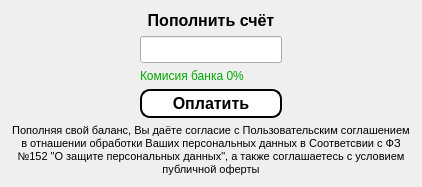
    <widget class="QWidget" name="replenishmentWidget" native="true">
     <property name="sizePolicy">
      <sizepolicy hsizetype="Fixed" vsizetype="Preferred">
       <horstretch>0</horstretch>
       <verstretch>0</verstretch>
      </sizepolicy>
     </property>
     <property name="styleSheet">
      <string notr="true">#replenishmentWidget
{
    border: 2px solid black; 
    border-radius: 10px;
}</string>
     </property>
     <layout class="QGridLayout" name="gridLayout_2">
      <item row="1" column="1">
       <widget class="QLineEdit" name="lineEdit">
        <property name="sizePolicy">
         <sizepolicy hsizetype="Fixed" vsizetype="Fixed">
          <horstretch>0</horstretch>
          <verstretch>0</verstretch>
         </sizepolicy>
        </property>
        <property name="font">
         <font>
          <family>Segoe UI</family>
          <pointsize>12</pointsize>
         </font>
        </property>
       </widget>
      </item>
      <item row="4" column="0" colspan="3">
       <widget class="QLabel" name="labelInformation">
        <property name="font">
         <font>
          <family>Segoe UI</family>
          <pointsize>8</pointsize>
         </font>
        </property>
        <property name="text">
         <string>Пополняя свой баланс, Вы даёте согласие с Пользовательским соглашением в отнашении обработки Ваших персональных данных в Соответсвии с ФЗ №152 &quot;О защите персональных данных&quot;, а также соглашаетесь с условием публичной оферты</string>
        </property>
        <property name="alignment">
         <set>Qt::AlignCenter</set>
        </property>
        <property name="wordWrap">
         <bool>true</bool>
        </property>
       </widget>
      </item>
      <item row="1" column="2">
       <spacer name="horizontalSpacer_4">
        <property name="orientation">
         <enum>Qt::Horizontal</enum>
        </property>
        <property name="sizeHint" stdset="0">
         <size>
          <width>123</width>
          <height>20</height>
         </size>
        </property>
       </spacer>
      </item>
      <item row="3" column="1">
       <widget class="QPushButton" name="buttonPay">
        <property name="font">
         <font>
          <family>Segoe UI</family>
          <pointsize>12</pointsize>
          <weight>75</weight>
          <bold>true</bold>
         </font>
        </property>
        <property name="styleSheet">
         <string notr="true">QPushButton {
	background-color: white;
    border: 2px solid black; 
    border-radius: 10px;
    border-radius: 10px;
    padding: 3px;
	color: black;
}

QPushButton:hover {
    background-color: rgb(100, 88, 255);
}

QPushButton:pressed {
	background-color: rgba(220, 60, 190, 255);
}</string>
        </property>
        <property name="text">
         <string>Оплатить</string>
        </property>
       </widget>
      </item>
      <item row="1" column="0">
       <spacer name="horizontalSpacer_3">
        <property name="orientation">
         <enum>Qt::Horizontal</enum>
        </property>
        <property name="sizeHint" stdset="0">
         <size>
          <width>123</width>
          <height>20</height>
         </size>
        </property>
       </spacer>
      </item>
      <item row="2" column="1">
       <widget class="QLabel" name="label_3">
        <property name="font">
         <font>
          <family>Segoe UI</family>
         </font>
        </property>
        <property name="styleSheet">
         <string notr="true">color: rgb(0, 170, 0);</string>
        </property>
        <property name="text">
         <string>Комисия банка 0%</string>
        </property>
       </widget>
      </item>
      <item row="0" column="1">
       <widget class="QLabel" name="label_7">
        <property name="font">
         <font>
          <family>Segoe UI</family>
          <pointsize>12</pointsize>
          <weight>75</weight>
          <bold>true</bold>
         </font>
        </property>
        <property name="text">
         <string>Пополнить счёт</string>
        </property>
        <property name="alignment">
         <set>Qt::AlignCenter</set>
        </property>
       </widget>
      </item>
     </layout>
    </widget>
